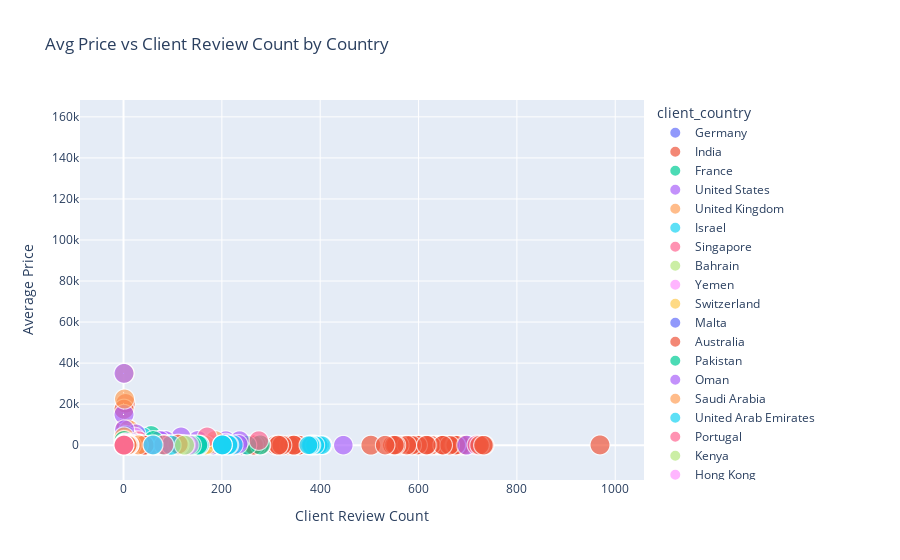

The notebook cell saved with this chart:
### Code cell
fig = pt.scatter(df, x='client_review_count', y='avg_price_usd', color='client_country',
                 size='client_average_rating', hover_data=['rate_type', 'currency'],
                 title='Avg Price vs Client Review Count by Country')
fig.update_layout(xaxis_title='Client Review Count', yaxis_title='Average Price')
fig.show()
